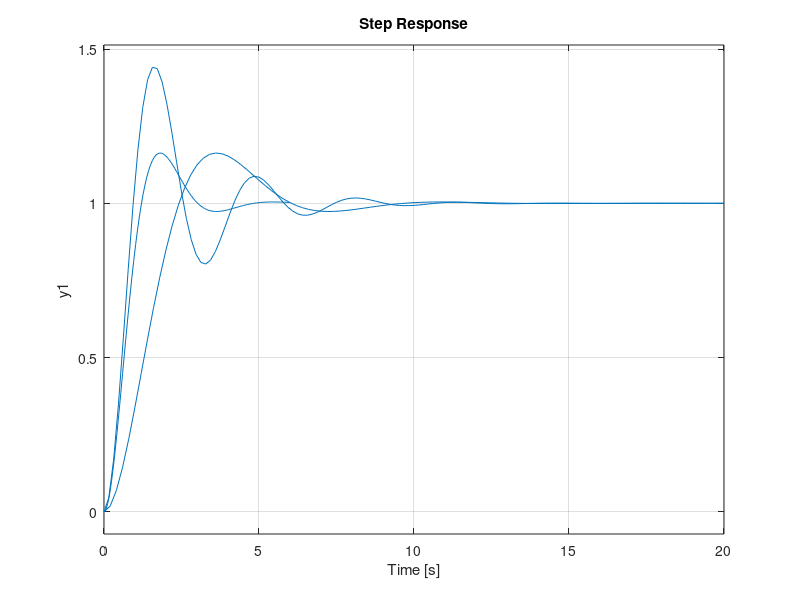
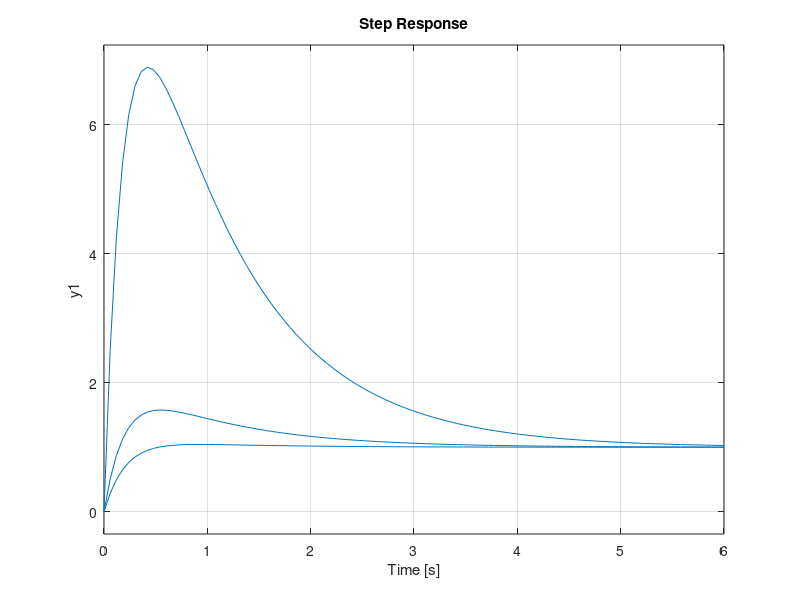
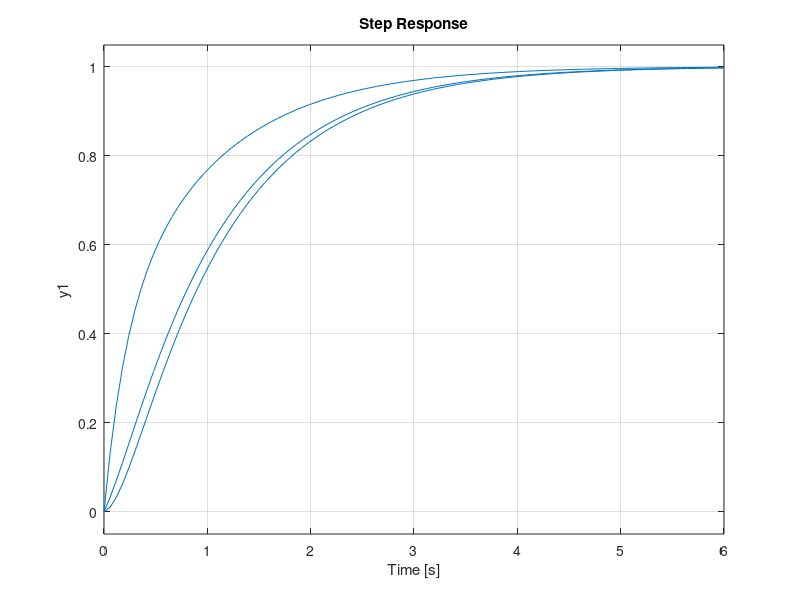

These figures' MATLAB source, in order:
%% 2.1 - due poli reali e nessuno zero

clear variables
close all
clc

s=tf('s');

G1 = 20/((s+1)*(s+10));
G2 = 2/(s+1)^2;
G3 = 0.2/((s+1)*(s+0.1));

figure(1), step(G1,'r'); hold on
step(G2,'g');
step(G3,'b');
hold off

%% 2.2 - due poli reali e uno zero in z

clear variables
close all
clc

s=tf('s');

z1 = 100;
z2 = 10;
z3 = 1;
z4 = 0.5;  % compare una sottoelongazione

z5 = -0.9;
z6 = -0.5;
z7 = -0.1;  % compare una sovraelongazione

z8 = -100;
z9 = -10;
z10 = -2;  % cambia la velocità di risposta

for z = [z1,z2,z3,z4]
    G1 = 5/(-z) * (s-z)/((s+1)*(s+5));
    figure(1),step(G1); hold on
end
hold off

for z = [z5,z6,z7]
    G2 = 5/(-z) * (s-z)/((s+1)*(s+5));
    figure(2),step(G2); hold on
end
hold off

for z = [z8,z9,z10]
    G3 = 5/(-z) * (s-z)/((s+1)*(s+5));
    figure(3),step(G3); hold on
end
hold off

%% 2.3 - nessuno zero e due poli complessi coniugati

clear variables
close all
clc

s=tf('s');

wn_z = [2,0.5; 2,0.25; 1,0.5];

for i = 1:1:3
    wn = wn_z(i,1);
    z = wn_z(i,2);
    G = wn^2/(s^2+2*z*wn*s+wn^2);

    figure(1),step(G); hold on


    sovrael_max = exp(-pi*z/sqrt(1-z^2))
    ts = 1/(wn*sqrt(1-z^2)) * (pi-acos(z))
end
hold off
